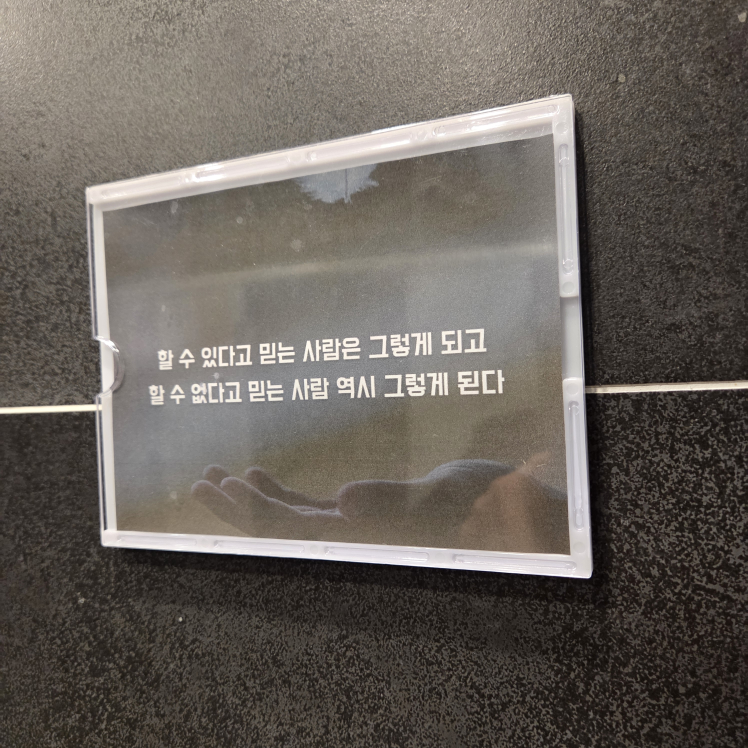
#> input picture opencv/prj04/image/38.jpg, 2992 x 2992 px (shown at 1/4 size)
$ python main13.py
#> lines starting #> are read from the running program, lines starting #| are printed output that depends on the picture
#하프 변환
import cv2
import numpy as np

img=cv2.imread("image/38.jpg",cv2.IMREAD_GRAYSCALE)
#> img: shape (2992, 2992); min 1, max 255, mean 98.8
img=cv2.resize(img,(500,500))
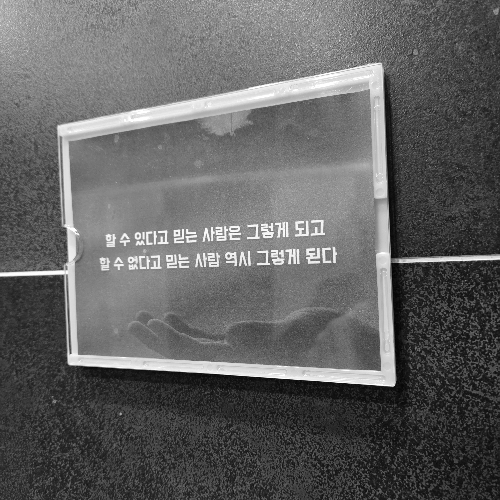
#> img: shape (500, 500); min 3, max 255, mean 98.6
edges=cv2.Canny(img,200,265)
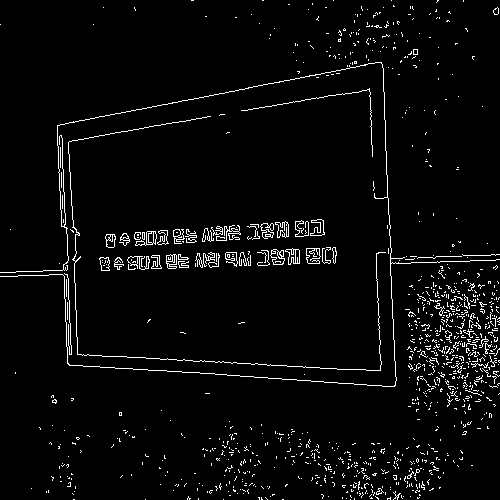
#> edges: shape (500, 500); 3.7% white in thin lines or dots
lines=cv2.HoughLinesP(edges,1,3.141592/180,threshold=50
                      ,minLineLength=30,maxLineGap=20)
#> lines = 52 rows, first 6: [57, 125, 381, 62], [99, 366, 394, 386], [67, 354, 395, 371], [57, 143, 383, 86], [376, 259, 495, 255], [101, 267, 336, 255]
cv2.imshow("edges",edges)

img=cv2.cvtColor(img,cv2.COLOR_GRAY2BGR)
#> img: shape (500, 500, 3)
if lines is not None:
#> (the run stopped early here; a loop or call above may not have finished)

$ run again, with opencv/prj04/image/19.jpg copied over opencv/prj04/image/38.jpg
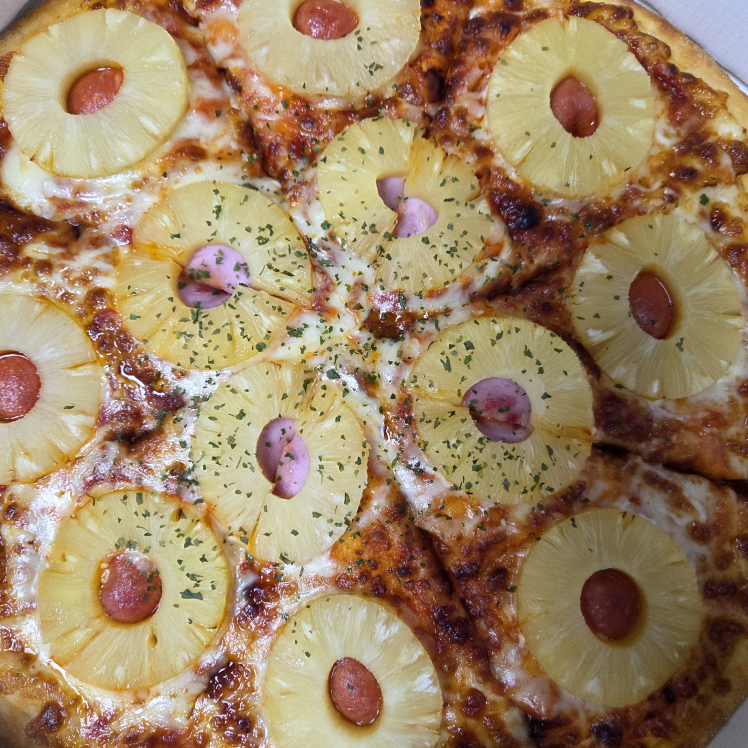
#> input picture opencv/prj04/image/19.jpg, 2992 x 2992 px (shown at 1/4 size)
#> `img=cv2.resize(img,(500,500))`:
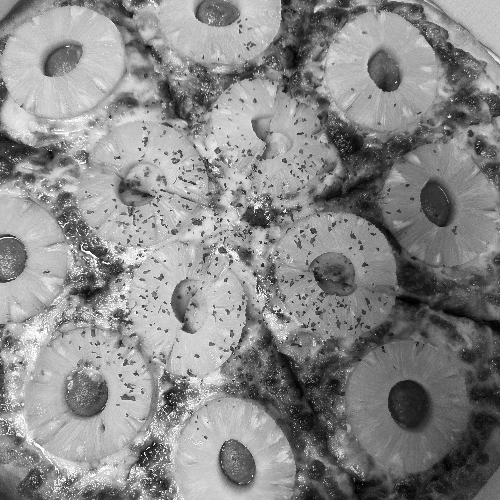
#> img: shape (500, 500); min 0, max 255, mean 136.9
#> `edges=cv2.Canny(img,200,265)`:
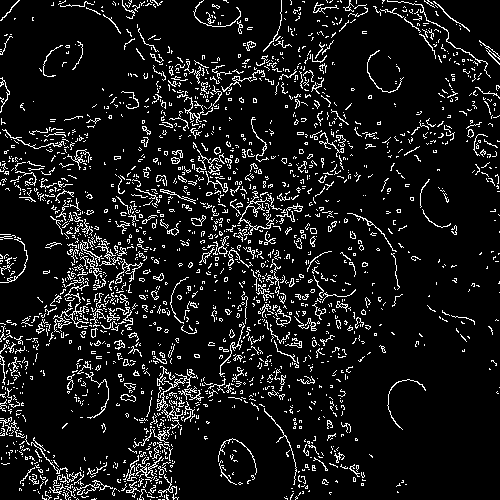
#> edges: shape (500, 500); 9.3% white in thin lines or dots
#> lines = 443 rows, first 6: [8, 150, 191, 333], [82, 497, 191, 388], [283, 87, 366, 4], [3, 371, 255, 119], [67, 388, 166, 185], [0, 361, 204, 157]
